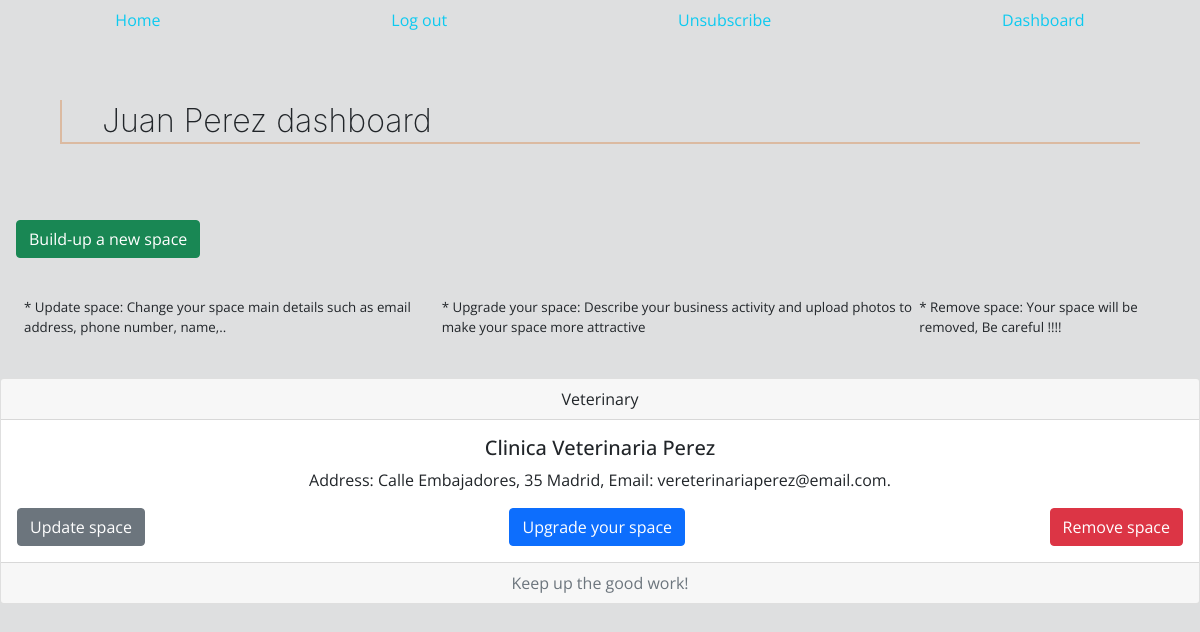
/us_dashb/0831a1918e474791ae37cb921b1bcaf3, run on the app's committed database.
### models.py (models this page shows, shortened)
class Advert(db.Model):
    id = db.Column(db.String(32), primary_key= True)
    user_id = db.Column(db.String(32), ForeignKey("user.id"))
    adv_name = db.Column(db.String(50), nullable=False, unique=True)
    address = db.Column(db.String(60), nullable=False, unique= True)
    latitude = db.Column(db.String(11), nullable=True)
    longitude = db.Column(db.String(11), nullable=True)
    contact_phone = db.Column(db.String(12), nullable=False)
    contact_email = db.Column(db.String(100), nullable=False)
    business_type = db.Column(db.String(30), nullable=False)
    description = db.Column(db.Text, nullable=True)
    images= db.relationship("Upload", backref=db.backref("advert", lazy=True))

### main.py (the view)
@app.route("/us_dashb/<user>", methods=["GET", "POST"])
def dashboard(user):
    user = User.query.get(user)
    if user:
        try:
            u_adverts = Advert.query.filter_by(user_id=user.id).all()
            if u_adverts:
                adverts = [ad for ad in u_adverts]
            else:
                adverts = []
        except IndexError:
            return render_template("u_dashboard.html", text= f"{(user.name)} dashboard", user=user)
    return render_template("u_dashboard.html", text= f"{(user.name)} dashboard", us_adverts=adverts, user=user)

### models.py (called while the page is built)
    def __repr__(self):
        return f"EMAIL: {self.email} NAME: {self.name}"

### templates/u_dashboard.html (shortened to what this page needs)
{%extends "base.html"%}
{%block content%}
<div>
    <h2 class ="d-flex justify-content-start adv_name">{{text}}</h2>
    <div class="sticky">
        <a href="{{url_for('create_ad')}}" class="d-flex justify-content-start" style="text-decoration:none;">
            <button class="btn btn-success m-3" type="button">Build-up a new space</button>
        </a>
    </div>
</div>
<div class="d-flex leyend p-4 ">
  <p style="font-size:smaller;">* Update space: Change your space main details such as email address, phone number, name,..</p>
  <p style="font-size:smaller;">* Upgrade your space: Describe your business activity and upload photos to make your space more attractive</p>
  <p style="font-size:smaller;">* Remove space: Your space will be removed, Be careful !!!!</p>
</div>
{%for advert in us_adverts%}
<div class="card text-center">
    <div class="card-header">
      {{advert.business_type}}
    </div>
    <div class="card-body">
      <h5 class="card-title">{{advert.adv_name}}</h5>
      <p class="card-text">Address: {{advert.address}},       Email: {{advert.contact_email}}.</p>
      <div class="d-flex justify-content-between">
        <a href="{{url_for('update_object', adv_id = advert.id )}}" name="" class="btn btn-secondary ">Update space</a>
        <a href="{{url_for('edit_space', adv_id = advert.id )}}" name="" class="btn btn-primary">Upgrade your space</a>
        <a href="{{url_for('remove_from', adv_id = advert.id )}}" name="" class="btn btn-danger">Remove space</a>
      </div>
    </div>
    <div class="card-footer text-muted">
      Keep up the good work!
    </div>
</div>
{%endfor%}
{%endblock%}

### static/styles.css (style rules this page uses)
* { font-family: Open Sans; }
.adv_name { display: flex; justify-content: start; font-family:-apple-system, BlinkMacSystemFont, 'Segoe UI', Roboto, Oxygen, Ubuntu, Cantarell, 'Open Sans', 'Helvetica Neue', sans-serif; text-shadow:3px; font-weight: 200; margin: 5% 5%; padding:2px 40px; border-left:solid 2px rgba(210, 105, 30, 0.322) ; border-bottom:solid 2px rgba(210, 105, 30, 0.322) ; }

### data on the page
Advert: business_type "Veterinary", adv_name "Clinica Veterinaria Perez", address "Calle Embajadores, 35 Madrid", contact_email "vereterinariaperez@email.com"

### other printed values
{{ text }} "Juan Perez dashboard"
